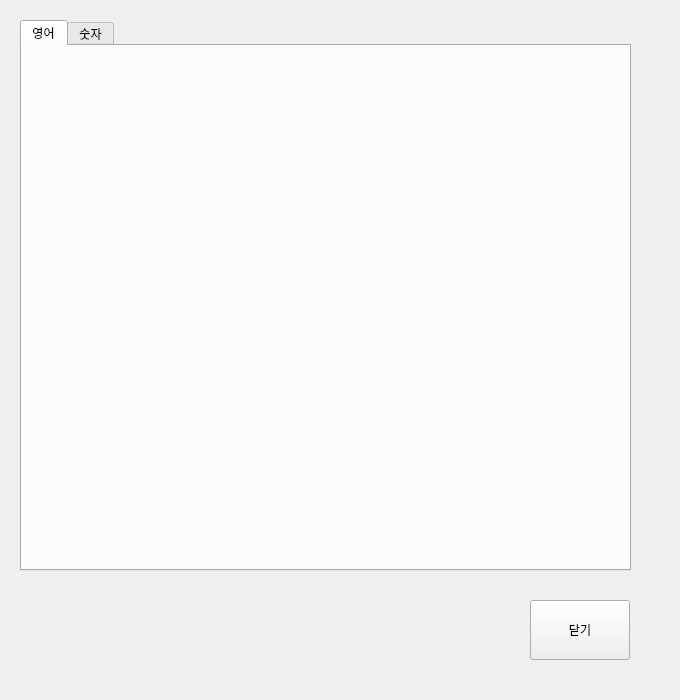
<?xml version="1.0" encoding="UTF-8"?>
<ui version="4.0">
 <class>Form</class>
 <widget class="QWidget" name="Form">
  <property name="geometry">
   <rect>
    <x>0</x>
    <y>0</y>
    <width>680</width>
    <height>700</height>
   </rect>
  </property>
  <property name="windowTitle">
   <string>Form</string>
  </property>
  <widget class="QPushButton" name="pushButton_ok">
   <property name="geometry">
    <rect>
     <x>530</x>
     <y>600</y>
     <width>100</width>
     <height>60</height>
    </rect>
   </property>
   <property name="text">
    <string>닫기</string>
   </property>
  </widget>
  <widget class="QTabWidget" name="tabWidget">
   <property name="geometry">
    <rect>
     <x>20</x>
     <y>20</y>
     <width>611</width>
     <height>551</height>
    </rect>
   </property>
   <property name="currentIndex">
    <number>0</number>
   </property>
   <widget class="QWidget" name="eng">
    <attribute name="title">
     <string>영어</string>
    </attribute>
    <widget class="QLabel" name="label">
     <property name="geometry">
      <rect>
       <x>-20</x>
       <y>-40</y>
       <width>691</width>
       <height>611</height>
      </rect>
     </property>
     <property name="text">
      <string/>
     </property>
     <property name="pixmap">
      <pixmap>images/help_alpha.png</pixmap>
     </property>
    </widget>
   </widget>
   <widget class="QWidget" name="num">
    <attribute name="title">
     <string>숫자</string>
    </attribute>
    <widget class="QLabel" name="label_2">
     <property name="geometry">
      <rect>
       <x>0</x>
       <y>10</y>
       <width>601</width>
       <height>461</height>
      </rect>
     </property>
     <property name="text">
      <string/>
     </property>
     <property name="pixmap">
      <pixmap>images/help_digit.JPG</pixmap>
     </property>
     <property name="scaledContents">
      <bool>false</bool>
     </property>
    </widget>
   </widget>
  </widget>
 </widget>
 <resources/>
 <connections/>
</ui>
